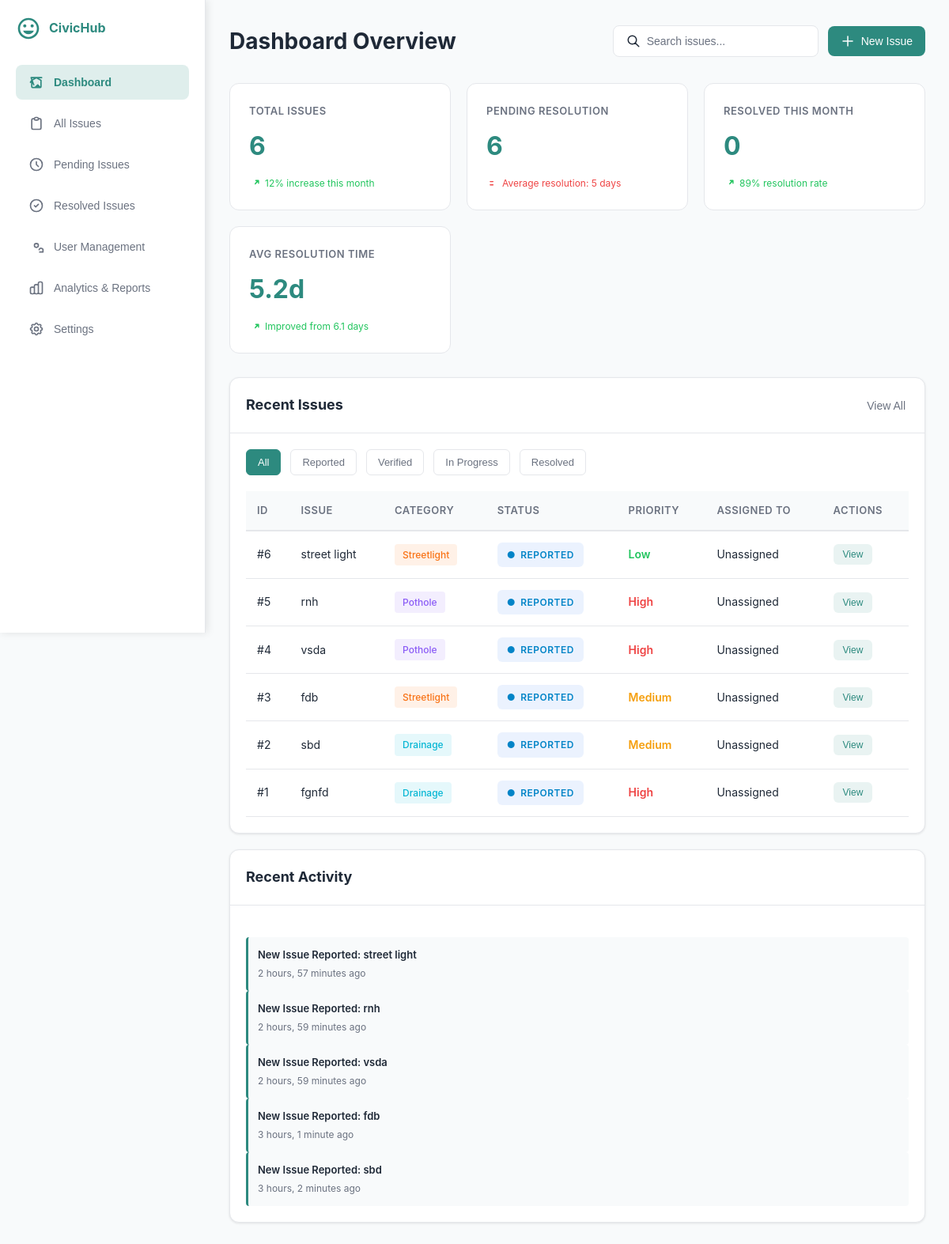
Page /home on the earlier database version.
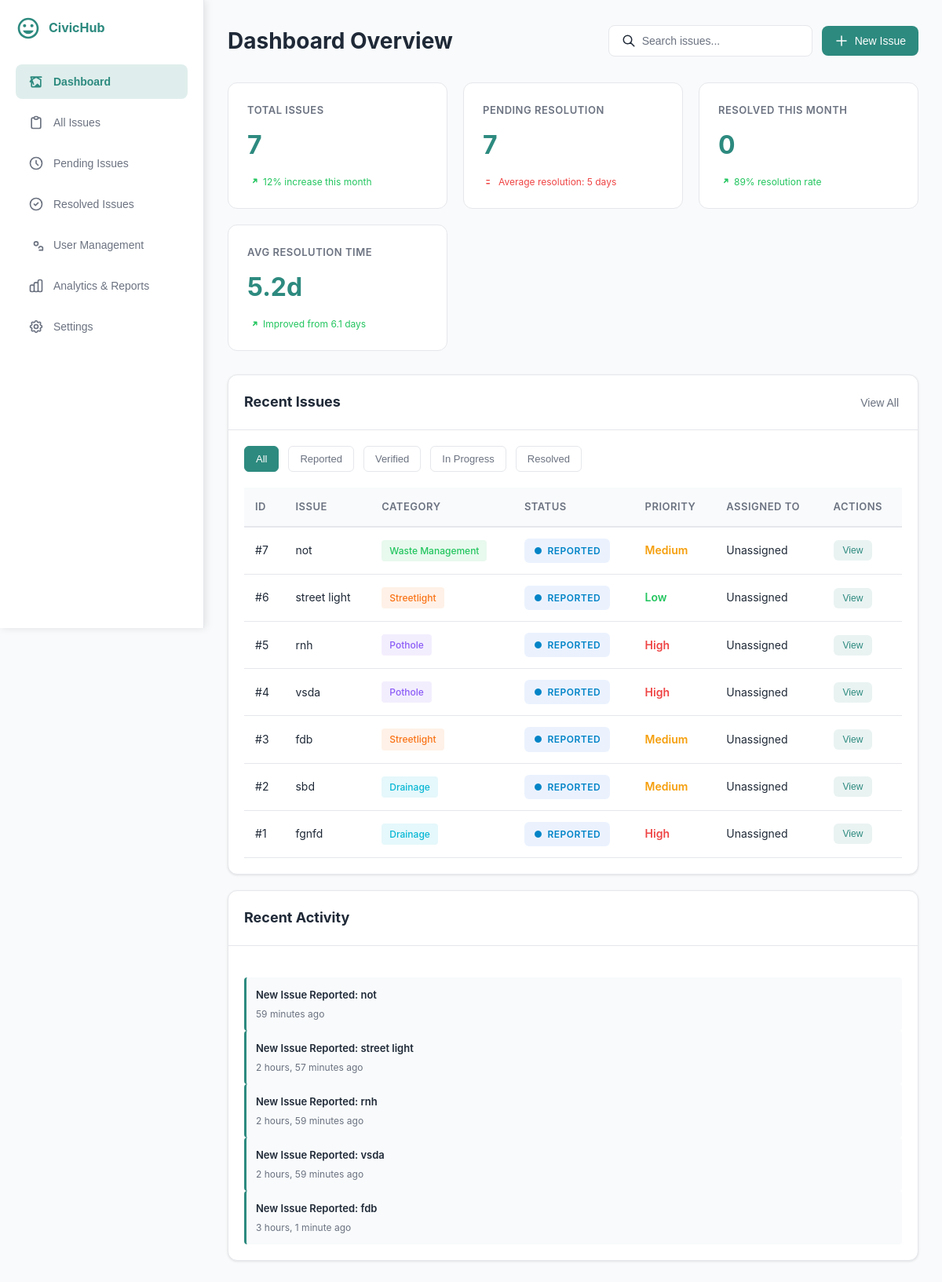
Same page on the later database version.
### home/models.py (models this page shows, shortened)
class Issue(models.Model):
    CATEGORY_CHOICES = [
        ('pothole', 'Pothole'),
        ('drainage', 'Drainage'),
        ('streetlight', 'Streetlight'),
        ('waste', 'Waste Management'),
        ('other', 'Other'),
    ]
    PRIORITY_CHOICES = [
        ('low', 'Low'),
        ('medium', 'Medium'),
        ('high', 'High'),
    ]
    STATUS_CHOICES = [
        ('reported', 'Reported'),
        ('verified', 'Verified'),
        ('in_progress', 'In Progress'),
        ('resolved', 'Resolved'),
    ]
    title = models.CharField(max_length=200)
    category = models.CharField(max_length=20, choices=CATEGORY_CHOICES)
    priority = models.CharField(max_length=10, choices=PRIORITY_CHOICES)
    status = models.CharField(max_length=20, choices=STATUS_CHOICES, default='reported')
    location = models.CharField(max_length=255)
    description = models.TextField()
    assigned_to = models.ForeignKey(User, on_delete=models.SET_NULL, null=True, blank=True, related_name='assigned_issues')
    created_at = models.DateTimeField(auto_now_add=True)
    updated_at = models.DateTimeField(auto_now=True)
    def __str__(self):
        return f"#{self.id} - {self.title}"

class ActivityLog(models.Model):
    issue = models.ForeignKey(Issue, on_delete=models.CASCADE)
    action = models.CharField(max_length=255) # e.g., "Status changed to In Progress"
    timestamp = models.DateTimeField(auto_now_add=True)

### home/views.py (the view, shortened to what this page needs)
# urls.py: path('',views.dashboard_view,name="dashboard_view"),
def dashboard_view(request):
    total_issues = Issue.objects.count()
    pending_issues = Issue.objects.filter(status__in=['reported', 'verified', 'in_progress']).count()
    resolved_month = Issue.objects.filter(status='resolved').count()
    search_query = request.GET.get('q', '')  # Get the search term, default to empty string
    print(search_query)
    issues_queryset = Issue.objects.all().order_by('-created_at')
    if search_query:
        recent_issues = issues_queryset.filter(
            Q(title__icontains=search_query) |
            Q(description__icontains=search_query) |
            Q(status__icontains=search_query)
        )
    else:
        recent_issues = issues_queryset[:10]
    recent_activities = ActivityLog.objects.all().order_by('-timestamp')[:5]
    users = Issue._meta.get_field('assigned_to').related_model.objects.all()
    context = {
        'total_issues': total_issues,
        'pending_issues': pending_issues,
        'resolved_month': resolved_month,
        'recent_issues': recent_issues,
        'recent_activities': recent_activities,
        'users': users,
        'search_query': search_query, # Pass this back to template to keep input filled
    }
    return render(request, 'home/index.html', context)

### home/templates/home/index.html (shortened to what this page needs)
<!DOCTYPE html>
<html lang="en">
<head>
</head>
<body>
    <div class="container">
        <aside class="sidebar">
            <div class="logo">
                CivicHub
            </div>
            <ul class="nav-menu">
                <li class="nav-item">
                    <button class="nav-link active" data-section="dashboard">
                        <svg fill="none" stroke="currentColor" viewBox="0 0 24 24">
                            <path stroke-linecap="round" stroke-linejoin="round" stroke-width="2" d="M3 12l2-3m0 0l7-4 7 4M5 9v10a1 1 0 001 1h12a1 1 0 001-1V9m-9 11l4-4m0 0l4 4m-4-4v4m0 0H8m0-4L4 5m0 0h16"/>
                        </svg>
                        Dashboard
                    </button>
                </li>
                <li class="nav-item">
                    <button class="nav-link" data-section="issues">
                        <svg fill="none" stroke="currentColor" viewBox="0 0 24 24">
                            <path stroke-linecap="round" stroke-linejoin="round" stroke-width="2" d="M9 5H7a2 2 0 00-2 2v12a2 2 0 002 2h10a2 2 0 002-2V7a2 2 0 00-2-2h-2M9 5a2 2 0 002 2h2a2 2 0 002-2M9 5a2 2 0 012-2h2a2 2 0 012 2"/>
                        </svg>
                        All Issues
                    </button>
                </li>
                <li class="nav-item">
                    <button class="nav-link" data-section="pending">
                        <svg fill="none" stroke="currentColor" viewBox="0 0 24 24">
                            <path stroke-linecap="round" stroke-linejoin="round" stroke-width="2" d="M12 8v4l3 3m6-3a9 9 0 11-18 0 9 9 0 0118 0z"/>
                        </svg>
                        Pending Issues
                    </button>
                </li>
                <li class="nav-item ">
                    <button class="nav-link" data-section="resolved">
                        <svg fill="none" stroke="currentColor" viewBox="0 0 24 24">
                            <path stroke-linecap="round" stroke-linejoin="round" stroke-width="2" d="M9 12l2 2 4-4m6 2a9 9 0 11-18 0 9 9 0 0118 0z"/>
                        </svg>
                        Resolved Issues
                    </button>
                </li>
                <li class="nav-item">
                    <button class="nav-link" data-section="users">
                        <svg fill="none" stroke="currentColor" viewBox="0 0 24 24">
                            <path stroke-linecap="round" stroke-linejoin="round" stroke-width="2" d="M17 20h5v-2a3 3 0 00-5.856-1.487M15 10a3 3 0 11-6 0 3 3 0 016 0z"/>
                        </svg>
                        User Management
                    </button>
                </li>
                <li class="nav-item">
                    <button class="nav-link" data-section="reports">
                        Analytics & Reports
                    </button>
                </li>
                <li class="nav-item">
                    <button class="nav-link" data-section="settings">
                        Settings
                    </button>
                </li>
            </ul>
        </aside>
        <main class="main-content">
            <section id="dashboard-section" class="section-content">
                <div class="header">
                    <h1>Dashboard Overview</h1>
                    <div class="header-actions">
                        <div class="search-box">
                            <button id="searchBtn" style="background: none; border: none; cursor: pointer; color: var(--color-text-primary); display: flex;">
                                <svg fill="none" stroke="currentColor" viewBox="0 0 24 24" width="18" height="18">
                                    <path stroke-linecap="round" stroke-linejoin="round" stroke-width="2" d="M21 21l-6-6m2-5a7 7 0 11-14 0 7 7 0 0114 0z"/>
                                </svg>
                            </button>
                            <input type="text" placeholder="Search issues..." id="searchInput">
                        </div>
                        <button class="btn btn-primary" onclick="openNewIssueModal()">
                            <svg fill="none" stroke="currentColor" viewBox="0 0 24 24">
                                <path stroke-linecap="round" stroke-linejoin="round" stroke-width="2" d="M12 4v16m8-8H4"/>
                            </svg>
                            New Issue
                        </button>
                    </div>
                </div>
                <div class="stats-grid">
                    <div class="stat-card">
                        <div class="stat-label">Total Issues</div>
                        <div class="stat-value" id="totalIssues">{{ total_issues }}</div>
                        <div class="stat-change positive">
                            <svg fill="currentColor" viewBox="0 0 20 20" width="14" height="14">
                                <path fill-rule="evenodd" d="M12 7a1 1 0 110-2h5a1 1 0 011 1v5a1 1 0 11-2 0V8.414l-4.293 4.293a1 1 0 01-1.414-1.414L13.586 7H12z"/>
                            </svg>
                            12% increase this month
                        </div>
                    </div>
                    <div class="stat-card">
                        <div class="stat-label">Pending Resolution</div>
                        <div class="stat-value" id="pendingIssues">{{ pending_issues }}</div>
                        <div class="stat-change negative">
                            <svg fill="currentColor" viewBox="0 0 20 20" width="14" height="14">
                                <path fill-rule="evenodd" d="M12 13a1 1 0 110 2H7a1 1 0 110-2h5zm0-6a1 1 0 110 2H7a1 1 0 110-2h5z"/>
                            </svg>
                            Average resolution: 5 days
                        </div>
                    </div>
                    <div class="stat-card">
                        <div class="stat-label">Resolved This Month</div>
                        <div class="stat-value" id="resolvedMonth">{{ resolved_month }}</div>
                        <div class="stat-change positive">
                            <svg fill="currentColor" viewBox="0 0 20 20" width="14" height="14">
                                <path fill-rule="evenodd" d="M12 7a1 1 0 110-2h5a1 1 0 011 1v5a1 1 0 11-2 0V8.414l-4.293 4.293a1 1 0 01-1.414-1.414L13.586 7H12z"/>
                            </svg>
                            89% resolution rate
                        </div>
                    </div>
                    <div class="stat-card">
                        <div class="stat-label">Avg Resolution Time</div>
                        <div class="stat-value">5.2d</div>
                        <div class="stat-change positive">
                            <svg fill="currentColor" viewBox="0 0 20 20" width="14" height="14">
                                <path fill-rule="evenodd" d="M12 7a1 1 0 110-2h5a1 1 0 011 1v5a1 1 0 11-2 0V8.414l-4.293 4.293a1 1 0 01-1.414-1.414L13.586 7H12z"/>
                            </svg>
                            Improved from 6.1 days
                        </div>
                    </div>
                </div>
                <div class="dashboard-grid">
                    <div class="card">
                        <div class="card-header">
                            <h2>Recent Issues</h2>
                            <button onclick="showAllIssues()" class="btn btn-secondary">View All</button>
                        </div>
                        <div class="card-body">
                            <div class="filter-group">
                                <button class="filter-btn active" onclick="filterIssues('all')">All</button>
                                <button class="filter-btn" onclick="filterIssues('reported')">Reported</button>
                                <button class="filter-btn" onclick="filterIssues('verified')">Verified</button>
                                <button class="filter-btn" onclick="filterIssues('in-progress')">In Progress</button>
                                <button class="filter-btn" onclick="filterIssues('resolved')">Resolved</button>
                            </div>
                            <div class="table-container">
                                <table id="recentIssuesTable">
                                    <thead>
                                        <tr>
                                            <th>ID</th>
                                            <th>Issue</th>
                                            <th>Category</th>
                                            <th>Status</th>
                                            <th>Priority</th>
                                            <th>Assigned To</th>
                                            <th>Actions</th>
                                        </tr>
                                    </thead>
                                    <tbody>
                                        {% for issue in recent_issues %}
                                        <tr>
                                            <td>#{{ issue.id }}</td>
                                            <td>{{ issue.title }}</td>
                                            <td>
                                                <span class="category-badge category-{{ issue.category }}">
                                                    {{ issue.get_category_display }}
                                                </span>
                                            </td>
                                            <td>
                                                <span class="status-badge status-{{ issue.status }}">
                                                    <span>●</span> {{ issue.get_status_display }}
                                                </span>
                                            </td>
                                            <td>
                                                <span class="priority-{{ issue.priority }}">
                                                    {{ issue.get_priority_display }}
                                                </span>
                                            </td>
                                            <td>
                                                {% if issue.assigned_to %}
                                                    {{ issue.assigned_to.username }}
                                                {% else %}
                                                    Unassigned
                                                {% endif %}
                                            </td>
                                            <td>
                                                <button class="action-btn action-btn-view" onclick="viewIssue('{{ issue.id }}')">View</button>
                                            </td>
                                        </tr>
                                        {% endfor %}
                                    </tbody>
                                </table>
                            </div>
                        </div>
                    </div>
                    <div class="card right-sidebar">
                        <div class="card-header">
                            <h2>Recent Activity</h2>
                        </div>
                                <div class="card-body">
                                 {% for activity in recent_activities %}
                                 <div class="activity-item">
                                     <div class="activity-title">{{ activity.action }}</div>
                                     <div class="activity-time">{{ activity.timestamp|timesince }} ago</div>
                                 </div>
                                 {% endfor %}
                                </div>
                    </div>
                </div>
            </section>
        </main>
    </div>
</body>
</html>

Differences in the rows shown:
no longer on this page (row unchanged): ActivityLog: action "New Issue Reported: sbd", timestamp "3 hours, 2 minutes"
added Issue: id "7", title "not", category "Waste Management", status "REPORTED", priority "Medium", shows "Unassigned"
added ActivityLog: action "New Issue Reported: not", timestamp "59 minutes"
Other differences:
{{ total_issues }}: "6" → "7"
{{ pending_issues }}: "6" → "7"
